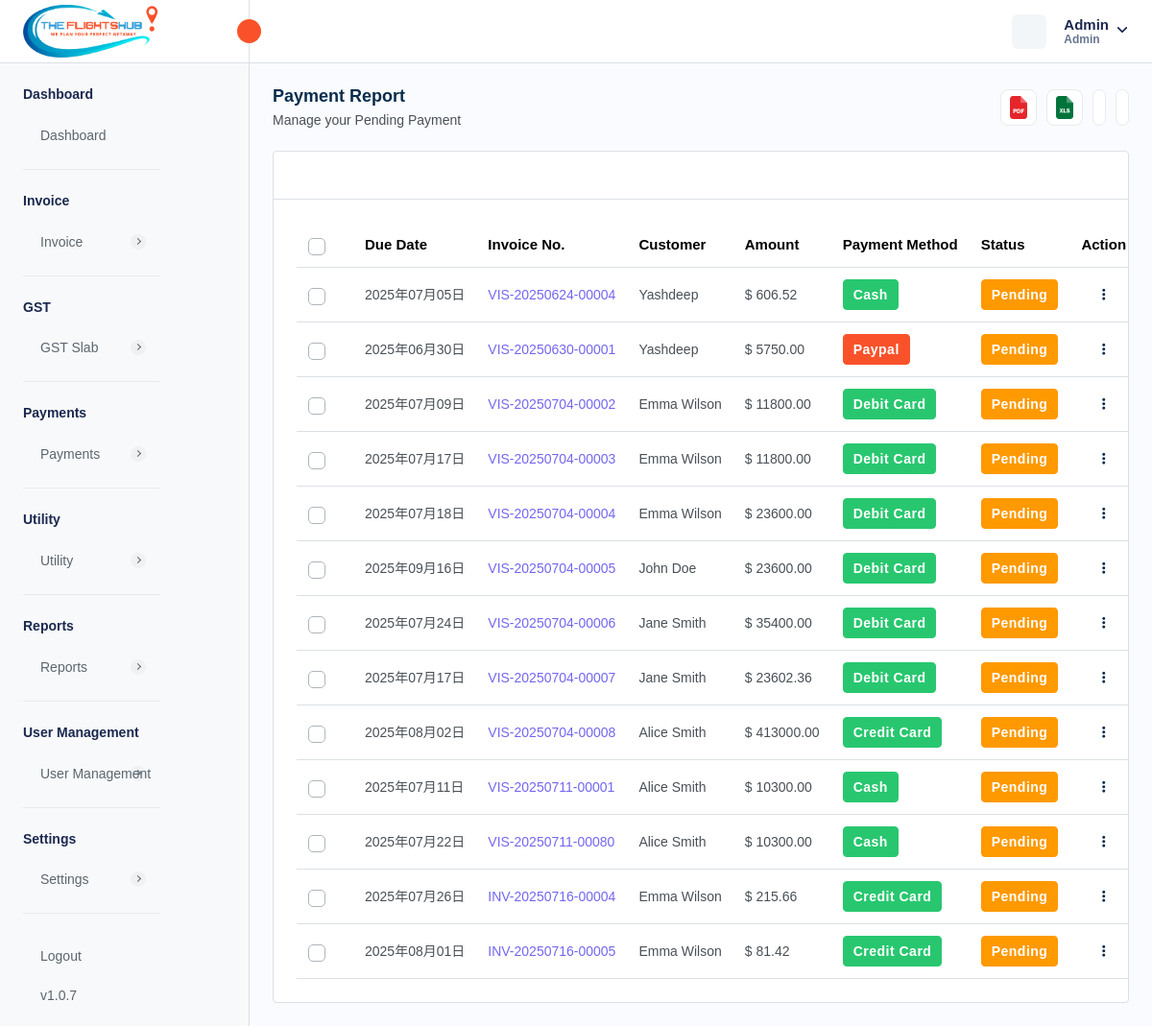
Before: /payment-pending.php (signed in) with the older database file.
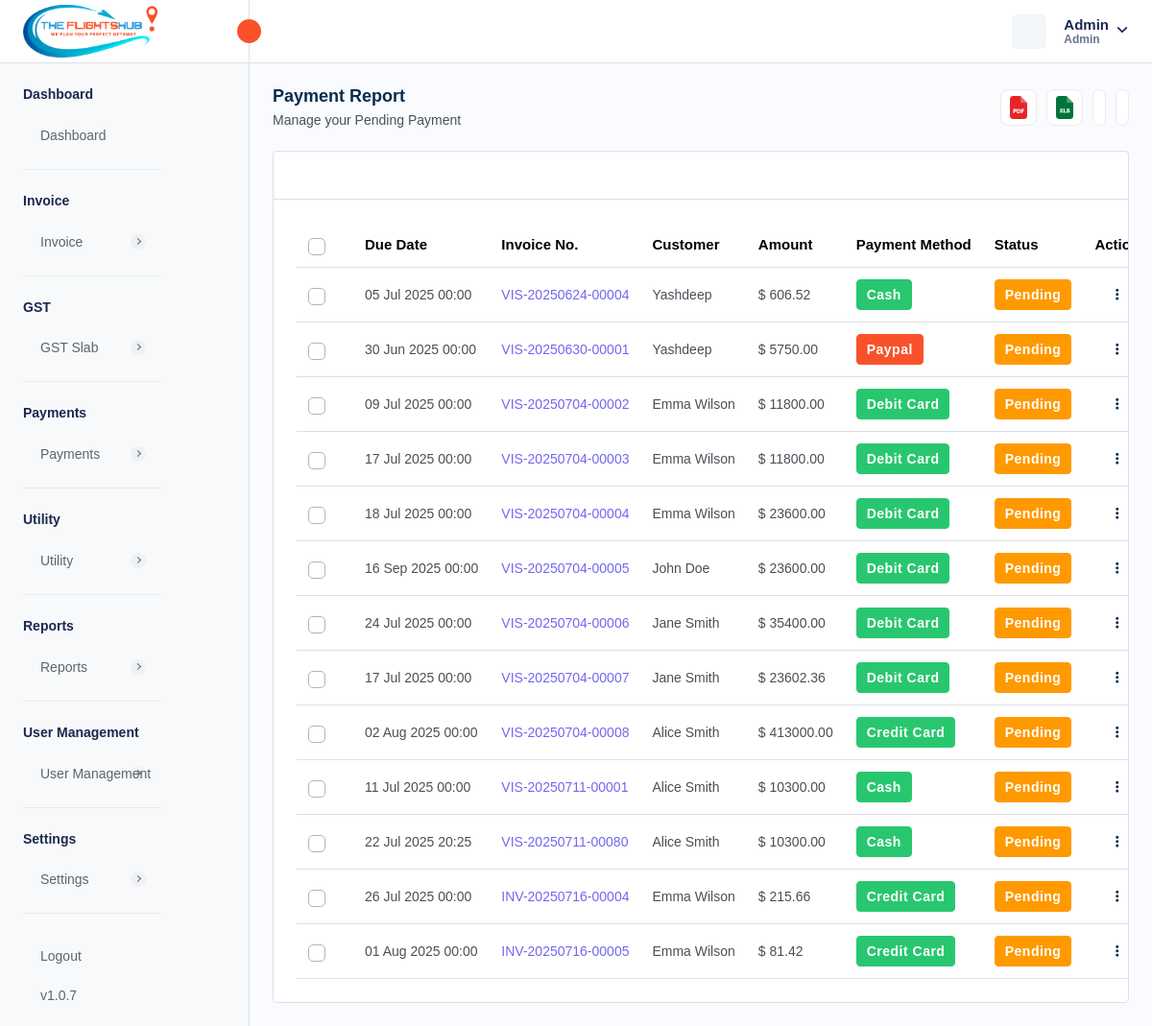
After: the same page with the newer database file.
### tables this page shows
CREATE TABLE `invoice` (
  `invoice_id` int NOT NULL AUTO_INCREMENT,
  `invoice_number` varchar(255) NOT NULL,
  `payment_method` enum('CREDIT_CARD','DEBIT_CARD','CASH','NET_BANKING','PAYPAL','OTHER') NOT NULL,
  `transaction_id` varchar(255) DEFAULT NULL,
  `status` enum('PAID','PENDING','CANCELLED','REFUNDED') NOT NULL,
  `amount` decimal(10,2) NOT NULL,
  `quantity` int NOT NULL,
  `tax` int NOT NULL,
  `discount` decimal(10,2) NOT NULL,
  `total_amount` decimal(10,2) NOT NULL,
  `due_date` varchar(255) DEFAULT NULL,
  `customer_id` int DEFAULT NULL,
  `service_id` json DEFAULT NULL,
  `description` longtext,
  `created_at` timestamp NULL DEFAULT CURRENT_TIMESTAMP,
  `updated_at` timestamp NULL DEFAULT CURRENT_TIMESTAMP ON UPDATE CURRENT_TIMESTAMP,
  `is_active` int NOT NULL DEFAULT '1',
  `reminder_enabled` int NOT NULL DEFAULT '0',
  `reminder_count` int NOT NULL DEFAULT '0',
  `created_by` int NOT NULL,
  `from_date` varchar(255) DEFAULT NULL,
  `to_date` varchar(255) DEFAULT NULL,
  `invoice_type` enum('FIXED','RECURSIVE') DEFAULT 'FIXED',
  `invoice_title` varchar(255) DEFAULT NULL,
  `gst_status` enum('PAID','HOLD','CANCELLED') DEFAULT 'HOLD',
  `travel_date` varchar(45) DEFAULT NULL,
  PRIMARY KEY (`invoice_id`),
  UNIQUE KEY `invoice_number_UNIQUE` (`invoice_number`),
  UNIQUE KEY `transaction_id_UNIQUE` (`transaction_id`)
);

CREATE TABLE `localization_settings` (
  `id` int NOT NULL AUTO_INCREMENT,
  `language` varchar(50) DEFAULT 'English',
  `timezone` varchar(100) DEFAULT 'UTC',
  `date_format` varchar(20) DEFAULT 'd M Y',
  `time_format` varchar(10) DEFAULT '12',
  `currency_id` int DEFAULT NULL,
  `created_at` datetime DEFAULT CURRENT_TIMESTAMP,
  `updated_at` datetime DEFAULT CURRENT_TIMESTAMP ON UPDATE CURRENT_TIMESTAMP,
  PRIMARY KEY (`id`)
);

CREATE TABLE `customer` (
  `customer_id` int NOT NULL AUTO_INCREMENT,
  `customer_name` varchar(255) NOT NULL,
  `customer_phone` varchar(15) DEFAULT NULL,
  `customer_email` varchar(255) DEFAULT NULL,
  `customer_address` text,
  `ship_name` varchar(255) DEFAULT NULL,
  `ship_phone` varchar(15) DEFAULT NULL,
  `ship_email` varchar(255) DEFAULT NULL,
  `ship_address` text,
  `isActive` int DEFAULT '1',
  `created_at` timestamp NULL DEFAULT CURRENT_TIMESTAMP,
  `updated_at` timestamp NULL DEFAULT NULL ON UPDATE CURRENT_TIMESTAMP,
  `customer_state` varchar(45) DEFAULT NULL,
  `customer_city` int DEFAULT NULL,
  `gst_number` varchar(45) DEFAULT NULL,
  PRIMARY KEY (`customer_id`),
  UNIQUE KEY `customer_phone_UNIQUE` (`customer_phone`),
  UNIQUE KEY `customer_email_UNIQUE` (`customer_email`),
  UNIQUE KEY `gst_number_UNIQUE` (`gst_number`)
);

### payment-pending.php (the view, shortened to what the changed rows need)
<?php
require "./database/config.php";
try {
    $stmtFetchInvoices = $db->prepare("SELECT * FROM invoice
    INNER JOIN customer
    ON customer.customer_id = invoice.customer_id
    WHERE invoice.status = 'PENDING' AND invoice.is_active = 1
    ");
    if ($stmtFetchInvoices->execute()) {
        $invoices = $stmtFetchInvoices->get_result();
    } else {
        $_SESSION['error'] = 'Error for fetching customers';
    }
    $stmtFetchLocalizationSettings = $db->prepare("SELECT * FROM localization_settings INNER JOIN currency ON localization_settings.currency_id = currency.currency_id;");
    $stmtFetchLocalizationSettings->execute();
    $localizationSettings = $stmtFetchLocalizationSettings->get_result()->fetch_array(MYSQLI_ASSOC);
} catch (Exception $e) {
    $_SESSION['error'] = $e;
}
?>
<!DOCTYPE html>
<html lang="en">
<head>
    <link rel="stylesheet" href="assets/css/bootstrap.min.css" />
    <link rel="stylesheet" href="assets/css/bootstrap-datetimepicker.min.css" />
    <link rel="stylesheet" href="assets/plugins/daterangepicker/daterangepicker.css" />
    <link rel="stylesheet" href="assets/css/animate.css" />
    <link rel="stylesheet" href="assets/plugins/select2/css/select2.min.css" />
    <link rel="stylesheet" href="assets/css/dataTables.bootstrap5.min.css" />
    <link rel="stylesheet" href="assets/plugins/fontawesome/css/fontawesome.min.css" />
    <link rel="stylesheet" href="assets/plugins/fontawesome/css/all.min.css" />
    <link rel="stylesheet" href="assets/css/style.css" />
    <link rel="stylesheet" href="https://cdn.jsdelivr.net/npm/notyf@3/notyf.min.css" />
</head>
<body>
    <div class="main-wrapper">
        <div class="page-wrapper">
            <div class="content">
                <div class="card table-list-card">
                    <div class="card-body">
                        <div class="table-responsive">
                            <table id="myTable" class="table datanew">
                                <thead>
                                    <tr>
                                        <th class="no-sort">
                                            <label class="checkboxs">
                                                <span class="checkmarks"></span>
                                            </label>
                                        </th>
                                        <th>Due Date</th>
                                        <th>Invoice No.</th>
                                        <th>Customer</th>
                                        <th>Amount</th>
                                        <th>Payment Method</th>
                                        <th>Status</th>
                                        <th class="no-sort text-center">Action</th>
                                    </tr>
                                </thead>
                                <tbody>
                                    <?php foreach ($invoices->fetch_all(MYSQLI_ASSOC) as $invoice) { ?>
                                        <tr>
                                            <td>
                                                <label class="checkboxs">
                                                    <span class="checkmarks"></span>
                                                </label>
                                            </td>
                                            <td><?php $date = new DateTime($invoice['due_date']);
                                            echo $date->format(isset($localizationSettings["date_format"]) ? $localizationSettings["date_format"] : "d M Y") ?>
                                            </td>
                                            <td class="ref-number" c><?php echo $invoice['invoice_number'] ?></td>
                                            <td>
                                                <?php echo $invoice['customer_name'] ?>
                                            </td>
                                            <td>
                                                <?php echo (isset($localizationSettings["currency_symbol"]) ? $localizationSettings["currency_symbol"] : "$") . " " . $invoice['total_amount'] ?>
                                            </td>
                                            <td class="payment-info">
                                                <?php if ($invoice['payment_method'] == 'CREDIT_CARD') { ?>
                                                    <span class="badge badge-lg bg-success">Credit Card</span>
                                                <?php } elseif ($invoice['payment_method'] == 'DEBIT_CARD') { ?>
                                                    <span class="badge badge-lg bg-success">Debit Card</span>
                                                <?php } elseif ($invoice['payment_method'] == 'CASH') { ?>
                                                    <span class="badge badge-lg bg-success">Cash</span>
                                                <?php } elseif ($invoice['payment_method'] == 'NET_BANKING') { ?>
                                                    <span class="badge badge-lg bg-primary">Net Banking</span>
                                                <?php } elseif ($invoice['payment_method'] == 'PAYPAL') { ?>
                                                    <span class="badge badge-lg bg-primary">Paypal</span>
                                                <?php } elseif ($invoice['payment_method'] == 'OTHER') { ?>
                                                    <span class="badge badge-lg bg-warning">Other</span>
                                                <?php } ?>
                                            </td>
                                            <td>
                                                <?php if ($invoice['status'] == 'PAID') { ?>
                                                    <span class="badge badge-lg bg-success">Paid</span>
                                                <?php } elseif ($invoice['status'] == 'CANCELLED') { ?>
                                                    <span class="badge badge-lg bg-danger">Cancelled</span>
                                                <?php } elseif ($invoice['status'] == 'PENDING') { ?>
                                                    <span class="badge badge-lg bg-warning">Pending</span>
                                                <?php } elseif ($invoice['status'] == 'REFUNDED') { ?>
                                                    <span class="badge badge-lg bg-primary">Refunded</span>
                                                <?php } ?>
                                            </td>
                                            <td class="text-center">
                                                <a class="action-set" href="javascript:void(0);" data-bs-toggle="dropdown"
                                                    aria-expanded="true">
                                                    <i class="fa fa-ellipsis-v" aria-hidden="true"></i>
                                                </a>
                                            </td>
                                        </tr>
                                    <?php } ?>
                                </tbody>
                            </table>
                        </div>
                    </div>
                </div>
            </div>
        </div>
    </div>
</body>
</html>

Changed rows visible on the page:
changed through a linked row, invoice "VIS-20250624-00004": due_date.date_format "2025年07月05日" → "05 Jul 2025 00:00"
changed through a linked row, invoice "VIS-20250630-00001": due_date.date_format "2025年06月30日" → "30 Jun 2025 00:00"
changed through a linked row, invoice "VIS-20250704-00002": due_date.date_format "2025年07月09日" → "09 Jul 2025 00:00"
changed through a linked row, invoice "VIS-20250704-00003": due_date.date_format "2025年07月17日" → "17 Jul 2025 00:00"
changed through a linked row, invoice "VIS-20250704-00004": due_date.date_format "2025年07月18日" → "18 Jul 2025 00:00"
changed through a linked row, invoice "VIS-20250704-00005": due_date.date_format "2025年09月16日" → "16 Sep 2025 00:00"
changed through a linked row, invoice "VIS-20250704-00006": due_date.date_format "2025年07月24日" → "24 Jul 2025 00:00"
changed through a linked row, invoice "VIS-20250704-00007": due_date.date_format "2025年07月17日" → "17 Jul 2025 00:00"
changed invoice "VIS-20250704-00008": due_date.date_format "2025年08月02日" → "02 Aug 2025 00:00"
changed through a linked row, invoice "VIS-20250711-00001": due_date.date_format "2025年07月11日" → "11 Jul 2025 00:00"
changed through a linked row, invoice "VIS-20250711-00080": due_date.date_format "2025年07月22日" → "22 Jul 2025 20:25"
changed through a linked row, invoice "INV-20250716-00004": due_date.date_format "2025年07月26日" → "26 Jul 2025 00:00"
changed through a linked row, invoice "INV-20250716-00005": due_date.date_format "2025年08月01日" → "01 Aug 2025 00:00"
